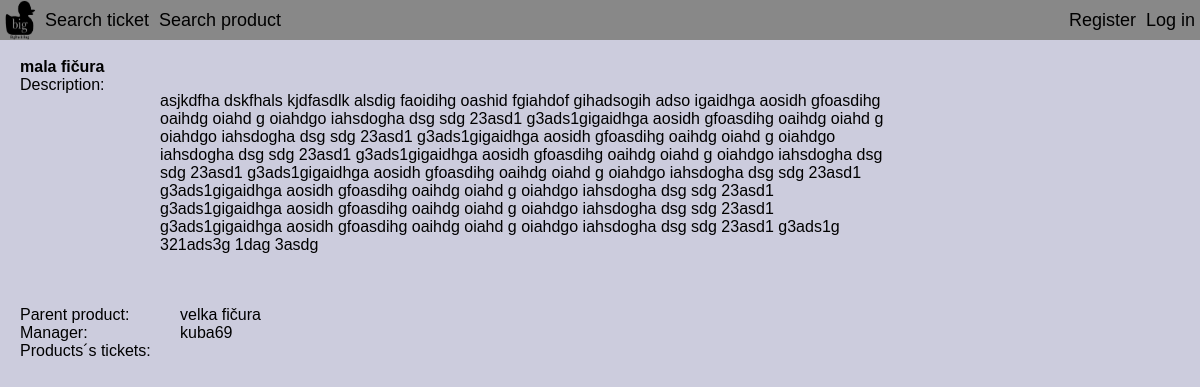
The page /product.php?id=2 on the database as committed earlier.
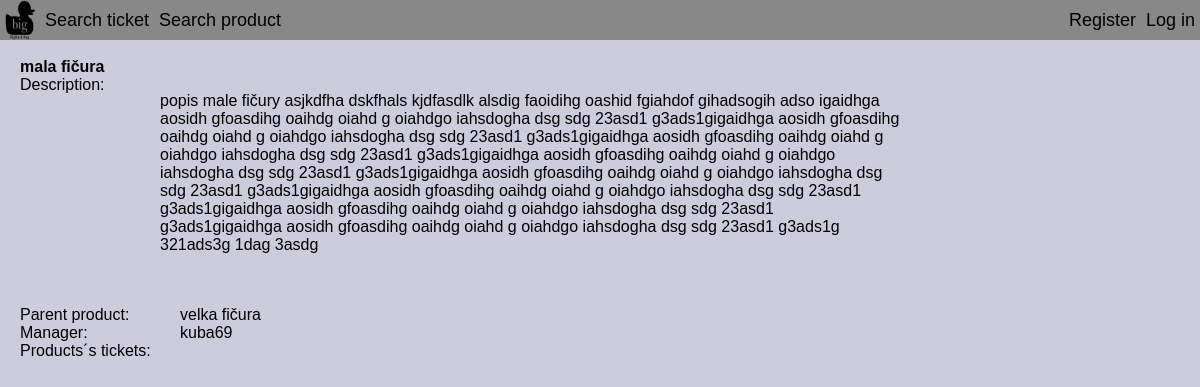
The same page on the database as committed later.
### tables this page shows
create table Products(productID int not null auto_increment, product_name text not null, description text, parent_product int, manager int not null,
    primary key (productID),
    foreign key (parent_product) references Products(productID) on delete cascade, 
    foreign key (manager) references Persons(personID));

### php/Database.php (called while the page is built, shortened)
<?php
class Database
{
    private $host = 'localhost';
    private $dbName = 'xberan43';
    private $username = 'xberan43';
    private $password = 'i7ezingi';
    public function getConnection()
    {
        $this->connection = null;
        try
        {
            $this->connection = new PDO("mysql:host=" . $this->host . ";dbname=" . $this->dbName, $this->username, $this->password);
            $this->connection->exec("set names utf8");
            $this->connection->setAttribute(PDO::ATTR_ERRMODE, PDO::ERRMODE_EXCEPTION);
        }
        catch (PDOException $e)
        {
            echo "Connection error: " . $e->getMessage();
        }
        return $this->connection;
    }
}
?>

### php/model/Product.php (called while the page is built, shortened)
<?php
include_once "DatabaseObject.php";
class Product extends DatabaseObject
{
    protected static $table_name = "Products";
    public static function getByID($id, $dbConnection)
    {
        try
        {
            $stmt = $dbConnection->prepare("select productID, product_name, description from " . self::$table_name . " where productID = ?");
            $stmt->execute([$id]);
            $row = $stmt->fetch();
        }
        catch (\PDOException $e)
        {
            return null;
        }
        $product = new Product($dbConnection);
        $product->id = $id;
        $product->name = $row['product_name'];
        $product->description = $row["description"];
        return $product;
    }
    public function loadModels()
    {
        try
        {
            $stmt = $this->connection->prepare("select parent_product, manager from " . self::$table_name . " where productID = ?");
            $stmt->execute([$this->id]);
            $row = $stmt->fetch();
        }
        catch (\PDOException $e)
        {
            return false;
        }
        $this->manager = Person::getByID($row['manager'], $this->connection);
        $this->parent_product = Product::getByID($row['parent_product'], $this->connection);
        return true;
    }
}

### php/model/Person.php (called while the page is built, shortened)
<?php
include_once "DatabaseObject.php";
class Person extends DatabaseObject
{
    protected static $table_name = "Persons";
    public static function getByID($id, $dbConnection)
    {
        try
        {
            $stmt = $dbConnection->prepare("select personID, username, name, surname, role, password from " . self::$table_name . " where personID = ?");
            $stmt->execute([$id]);
            $row = $stmt->fetch();
        }
        catch (\PDOException $e)
        {
            echo "exception1";
            return null;
        }
        $person = new Person($dbConnection);
        $person->id = $id;
        $person->username = $row['username'];
        $person->name = $row['name'];
        $person->surname = $row['surname'];
        $person->password = $row['password'];
        $person->role = $row['role'];
        return $person;
    }
}

### php/model/DatabaseObject.php (called while the page is built, shortened)
<?php
abstract class DatabaseObject
{
    public function __construct($dbConnection)
    {
        $this->connection = $dbConnection;
    }
}

### product.php (the view, shortened to what the changed rows need)
<!DOCTYPE HTML>
<html>
<head>
    <link type="text/css" rel="stylesheet" href="style.css">
</head>
<body>
        <?php
        include_once "CustomElements.php";
        ?>
<br>
<div class="main">
    <?php
    include_once "php/Database.php";
    include_once "php/model/Product.php";
    include_once "php/model/Person.php";
    $db = new Database();
    $db->getConnection();
    if (isset($_POST["submit"])){
        $product =  new model\Product($db->connection);
        if(isset($_POST["id"]))
        {
            $product->id = $_POST["id"];
        }
        $product->name = $_POST["productname"];
        $product->description = $_POST["description"];
        if($_POST["manager"] != null)
        {
            $product->manager = new \model\Person($db->connection);
            $product->manager->id = $_POST["manager"];
        }
        else
        {
            $product->manager = null;
        }
        if($_POST["parent"] != null)
        {
            echo $_POST["parent"];
            $product->parent_product = new \model\Product($db->connection);
            $product->parent_product->id = $_POST["parent"];
        }
        if($product->name == null or $product->manager == null)
        {
            echo "Vratte se tlacitkem zpet a vyplnte vsechny udaje prosim. \n";
            exit();
        }
        if(isset($_POST["id"]))
        {
            echo $product->id;
            echo $product->name;
            echo $product->parent_product == null ? "" : $product->parent_product->id;
            echo $product->description;
            echo $product->manager->name;
            if ($product->save())
                echo "Zmeny byly ulozeny\n";
            else
                echo "fuck";
        }
        else
        {
            $same_name = \model\Product::getByName($product->name, $db->connection);
            if ($same_name == null)
            {
                if(!$product->save())
                    echo "fuck";
                else
                    echo "Produkt zapsan uspesne. :)\n";
                exit();
            }
            else
            {
                echo "Produkt stejneho jmena jiz existuje. vyberte prosim jine jmeno \n";
            }
        }
    }
    else if (isset($_GET["id"])){
        $current_product = \model\Product::getByID($_GET["id"], $db->connection);
        if(!$current_product->loadModels())
        {
            echo "Nepodarilo se nacist cizi modely\n";
        }
        echo "<label class='title'>$current_product->name</label><br>";
        echo "<label class='info'>Description: </label>";
        echo"<p class='description' >$current_product->description asjkdfha dskfhals kjdfasdlk alsdig faoidihg oashid fgiahdof gihadsogih adso igaidhga aosidh gfoasdihg oaihdg oiahd g oiahdgo iahsdogha dsg sdg 23asd1 g3ads1gigaidhga aosidh gfoasdihg oaihdg oiahd g oiahdgo iahsdogha dsg sdg 23asd1 g3ads1gigaidhga aosidh gfoasdihg oaihdg oiahd g oiahdgo iahsdogha dsg sdg 23asd1 g3ads1gigaidhga aosidh gfoasdihg oaihdg oiahd g oiahdgo iahsdogha dsg sdg 23asd1 g3ads1gigaidhga aosidh gfoasdihg oaihdg oiahd g oiahdgo iahsdogha dsg sdg 23asd1 g3ads1gigaidhga aosidh gfoasdihg oaihdg oiahd g oiahdgo iahsdogha dsg sdg 23asd1 g3ads1gigaidhga aosidh gfoasdihg oaihdg oiahd g oiahdgo iahsdogha dsg sdg 23asd1 g3ads1gigaidhga aosidh gfoasdihg oaihdg oiahd g oiahdgo iahsdogha dsg sdg 23asd1 g3ads1g 321ads3g 1dag 3asdg   </p><br>";
        echo"<br>";
        $parent_product_name = $current_product->parent_product == null? "" : $current_product->parent_product->name;
        echo "<label class='info'>Parent product:</label><label class='info'>$parent_product_name</label><br>";
        $username = $current_product->manager->username;
        echo "<label class='info'>Manager:</label><label class='info'>$username</label><br>";
        echo "<label class='info'>Products´s tickets:</label><br>";
    }
    ?>
</div>
</body>
</html>

Rows that differ between the two databases and show on the page:
changed products "mala fičura": description (not shown) → "popis male fičury"
